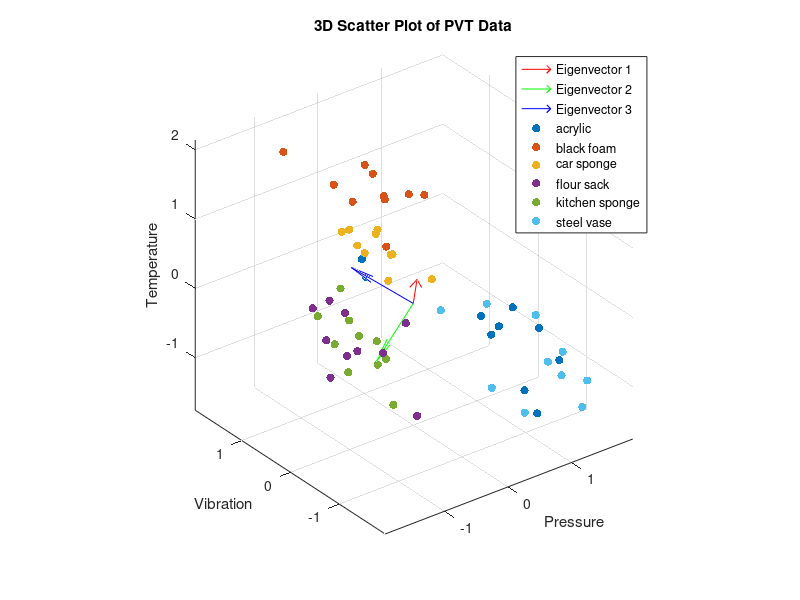
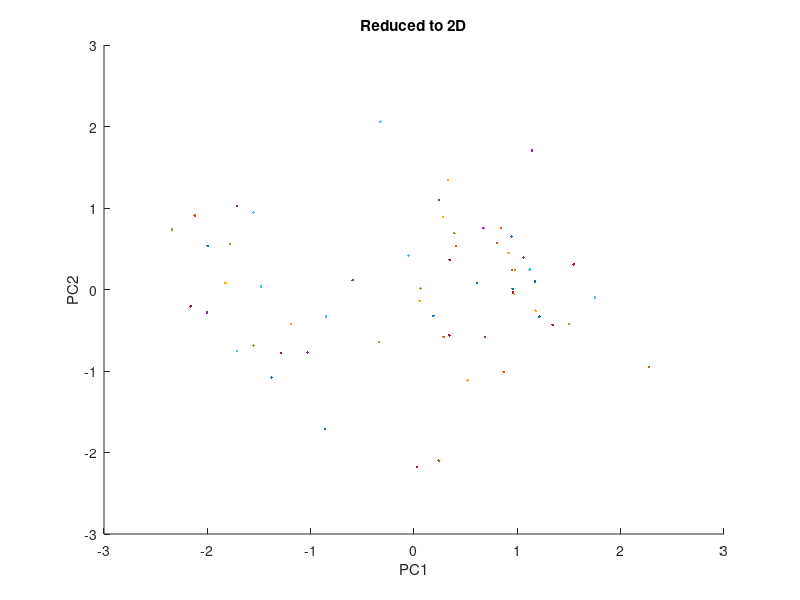
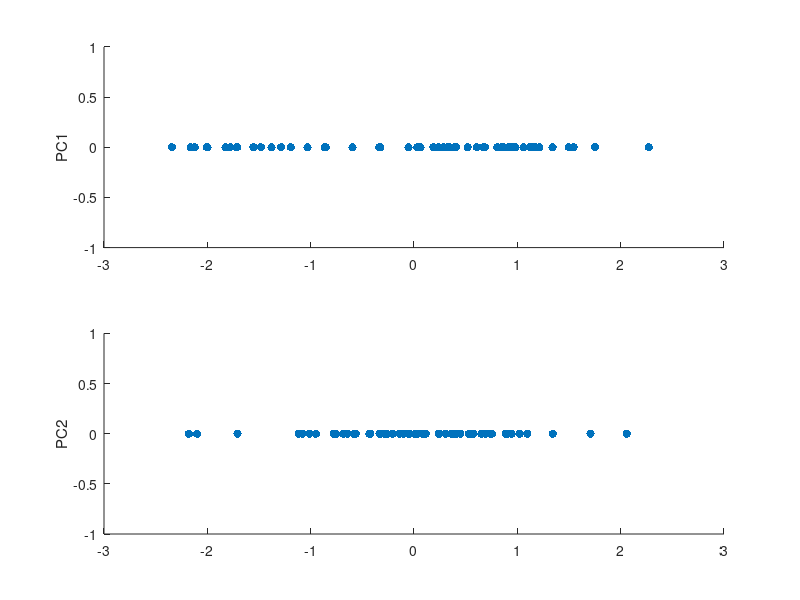

MATLAB code to generate these figures, in order:
%question_a
% Load the data from the .mat file
data = load('Lab1/F0_PVT.mat');
colors = lines(6);
% Extract the individual variables
pressure = data.Pressure;
temperature = data.Temperature;
vibration = data.Vibration;

% Standardize the data
pressure_standardized = (pressure - mean(pressure)) ./ std(pressure);
temperature_standardized = (temperature - mean(temperature)) ./ std(temperature);
vibration_standardized = (vibration - mean(vibration)) ./ std(vibration);

pressure_vector = pressure_standardized(:);
temperature_vector = temperature_standardized(:);
vibration_vector = vibration_standardized(:);
% Combine the variables into a single matrix for covariance calculation
% Each column of this matrix represents a variable
combinedData = [pressure_vector, temperature_vector, vibration_vector];


% Calculate the covariance matrix
covarianceMatrix = cov(combinedData);

% Display the covariance matrix
disp(covarianceMatrix);

% Calculate eigenvalues and eigenvectors
[eigenvectors, eigenvalues] = eig(covarianceMatrix);

% eigenvalues are on the diagonal of the eigenvalues matrix
% eigenvalues = diag(eigenvalues);

% Display the results
disp('Eigenvalues:');
disp(eigenvalues);
disp('Eigenvectors:');
disp(eigenvectors);



% question_b
% Origin of the eigenvectors
origin = [0, 0, 0];

% Plotting the eigenvectors
quiver3(origin(1), origin(2), origin(3), eigenvectors(1,1), eigenvectors(2,1), eigenvectors(3,1), 'r');
hold on;
quiver3(origin(1), origin(2), origin(3), eigenvectors(1,2), eigenvectors(2,2), eigenvectors(3,2), 'g');
quiver3(origin(1), origin(2), origin(3), eigenvectors(1,3), eigenvectors(2,3), eigenvectors(3,3), 'b');
for i = 1:size(pressure_standardized, 1)
    scatter3(pressure_standardized(i,:), vibration_standardized(i,:), temperature_standardized(i,:), 36, colors(i,:), 'filled');
end
hold off;

% Setting the plot limits
axis equal;
xlabel('Pressure');
ylabel('Vibration');
zlabel('Temperature');
title('3D Scatter Plot of PVT Data');
grid on;
legend();

% Adding a legend
legend('Eigenvector 1', 'Eigenvector 2', 'Eigenvector 3', 'acrylic', 'black foam', 'car sponge', 'flour sack', 'kitchen sponge', 'steel vase');



%question_c
eigenvalues = diag(eigenvalues);
% Sort the eigenvalues in descending order and get indices
[sorted_eigenvalues, sort_index] = sort(eigenvalues, 'descend');

% Extract the two largest eigenvalues
largest_eigenvalues = sorted_eigenvalues(1:2);

% Extract the eigenvectors corresponding to the two largest eigenvalues
F = eigenvectors(:, sort_index(1:2));

% Display the results
disp('Two Largest Eigenvalues:');
disp(largest_eigenvalues);
disp('Projection Matrix:');
disp(F);


% question c
projectedData = combinedData * F;
disp('Projected Data:');
disp(projectedData);

figure;
hold on;
for i = 1:size(projectedData, 1)
    plot(projectedData(i, 1), projectedData(i, 2), '.');
end
hold off;
title('Reduced to 2D');
xlabel('PC1')
ylabel('PC2')

%question d
figure;

% Number of principal components
numPCs = size(projectedData, 2);

% Loop through each principal component to create a subplot for each
for i = 1:numPCs
    % Create a subplot for each principal component
    subplot(numPCs, 1, i); 
    scatter(projectedData(:,i), zeros(size(projectedData,1), 1), 'filled');
    % Label y-axis as the current principal component
    ylabel(['PC' num2str(i)]);
end